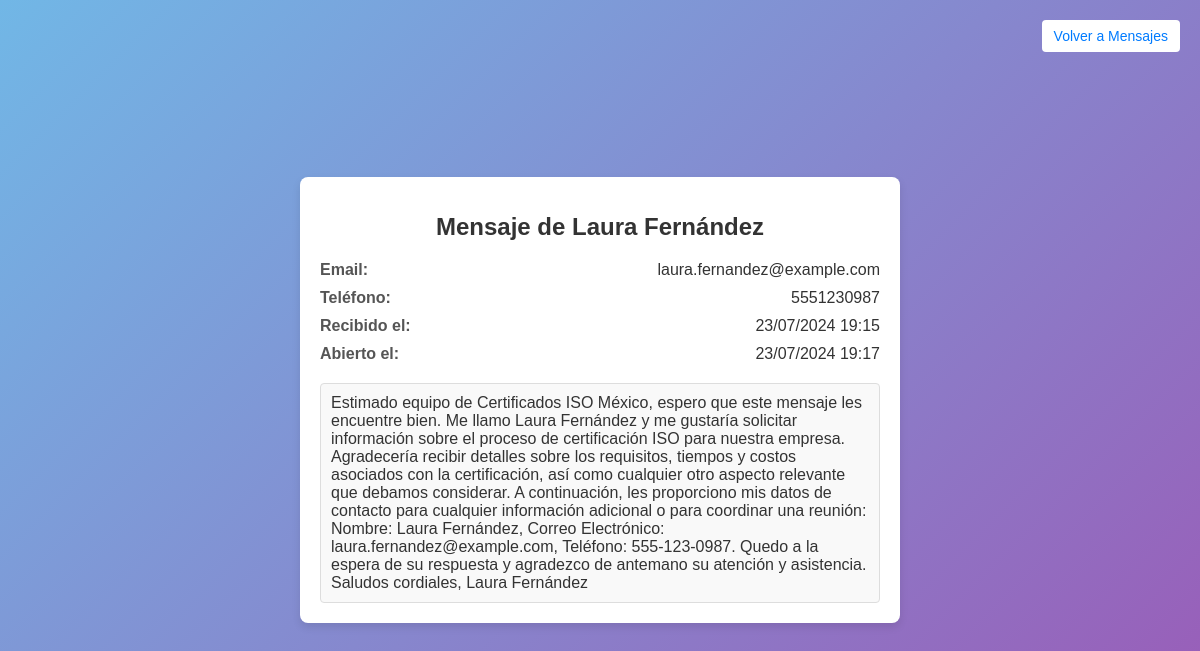
/message/4 (signed in), run on the app's committed database.
### app.py (models this page shows)
class Message(db.Model):
    id = db.Column(db.Integer, primary_key=True)
    name = db.Column(db.String(100), nullable=False)
    email = db.Column(db.String(100), nullable=False)
    phone = db.Column(db.String(15), nullable=True)
    message = db.Column(db.Text, nullable=True)
    read = db.Column(Boolean, default=False)
    received_at = db.Column(db.DateTime, default=lambda: datetime.now(cdmx_tz))
    opened_at = db.Column(db.DateTime, nullable=True)
    __table_args__ = (db.UniqueConstraint('name', 'email', 'phone', 'message', name='unique_message_constraint'),)

### app.py (the view)
@app.route('/message/<int:message_id>')
@login_required
def view_message(message_id):
    message = Message.query.get_or_404(message_id)
    if not message.read:
        message.read = True
        message.opened_at = datetime.now(cdmx_tz)
        db.session.commit()
    return render_template('message.html', message=message)

### app.py (called while the page is built)
def login_required(f):
    @wraps(f)
    def decorated_function(*args, **kwargs):
        if not session.get('logged_in'):
            return redirect(url_for('login'))
        return f(*args, **kwargs)
    return decorated_function

### templates/message.html (shortened to what this page needs)
<!DOCTYPE html>
<html lang="es">
<head>
</head>
<body>
    <div class="container">
        <h1 class="title">Mensaje de {{ message.name }}</h1>
        <div class="message-info">
            <p><span>Email:</span> <span class="value">{{ message.email }}</span></p>
            <p><span>Teléfono:</span> <span class="value">{{ message.phone }}</span></p>
            <p><span>Recibido el:</span> <span class="value">{{ message.received_at.strftime('%d/%m/%Y %H:%M') }}</span></p>
            {% if message.opened_at %}
                <p><span>Abierto el:</span> <span class="value">{{ message.opened_at.strftime('%d/%m/%Y %H:%M') }}</span></p>
            {% endif %}
        </div>
        <div class="message-content">
            {{ message.message | replace('\n', '<br>') | safe }}
        </div>
    </div>
    <a href="{{ url_for('view_messages') }}" class="back-link mb-4">Volver a Mensajes</a>
    </body>
</html>

### templates/message.html (style rules this page uses)
body { font-family: Arial, sans-serif; display: flex; justify-content: center; align-items: center; height: 100vh; margin: 0; background: linear-gradient(135deg, #71b7e6, #9b59b6); }
.container { background-color: #ffffff; padding: 20px; border-radius: 8px; box-shadow: 0 4px 8px rgba(0, 0, 0, 0.1); max-width: 600px; width: 100%; box-sizing: border-box; position: relative; }
.title { margin-bottom: 20px; font-size: 24px; color: #333; text-align: center; }
.message-info { margin-bottom: 20px; }
.message-info p { margin: 10px 0; font-size: 16px; display: flex; justify-content: space-between; }
.message-info p span { font-weight: bold; color: #555; }
.message-info p .value { font-weight: normal; color: #333; }
.message-content { padding: 10px; background-color: #f9f9f9; border: 1px solid #ddd; border-radius: 4px; margin-top: 10px; font-size: 16px; color: #333; }
.back-link { position: absolute; top: 20px; right: 20px; padding: 8px 12px; background-color: #ffffff; color: #007BFF; text-decoration: none; border-radius: 4px; font-size: 14px; }

### data on the page
Message: name "Laura Fernández", email "laura.fernandez@example.com", phone "5551230987", received_at "23/07/2024 19:15", opened_at "23/07/2024 19:17", message "Estimado equipo de Certificados ISO México, espero que este mensaje les encuentre bien. Me llamo Laura Fernández y me gustaría solicitar información sobre el proceso de certificación ISO para nuestra empresa. Agradecería recibir detalles sobre los requisitos, tiempos y costos asociados con la certificación, así como cualquier otro aspecto relevante que debamos considerar. A continuación, les proporciono mis datos de contacto para cualquier información adicional o para coordinar una reunión: Nombre: Laura Fernández, Correo Electrónico: laura.fernandez@example.com, Teléfono: 555-123-0987. Quedo a la espera de su respuesta y agradezco de antemano su atención y asistencia. Saludos cordiales,…"
